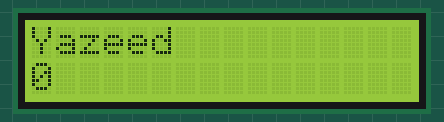
This sketch was run on a simulated Arduino Uno, built with avr-gcc and run on an emulated ATmega328P. Shown: 16×2 character LCD.

Above: at 0.1 s.
At 4.1 s:
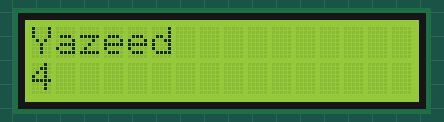
At 9.1 s:
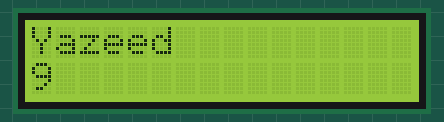
At 19.1 s:
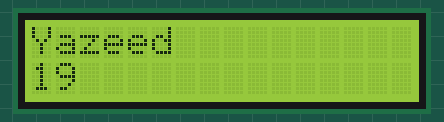
At 29.1 s:
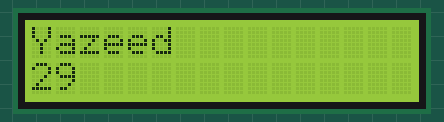
At 39.1 s:
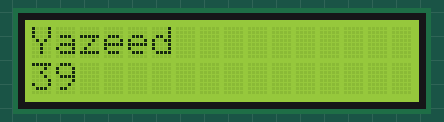

Measured:
- what the display in image 1 shows lasts 1.0 s, from 4.0 s to 5.0 s

The sketch:

lcd.ino
```cpp
#include <LiquidCrystal.h>

LiquidCrystal lcd(12, 11, 5, 4, 3, 2);

void setup() {
  lcd.begin(16, 2);
  pinMode(8, INPUT);
}

void loop() {
  lcd.setCursor(0, 0);
  lcd.print("Yazeed");
  lcd.setCursor(0, 1);
  lcd.print(millis() / 1000);
}
```
